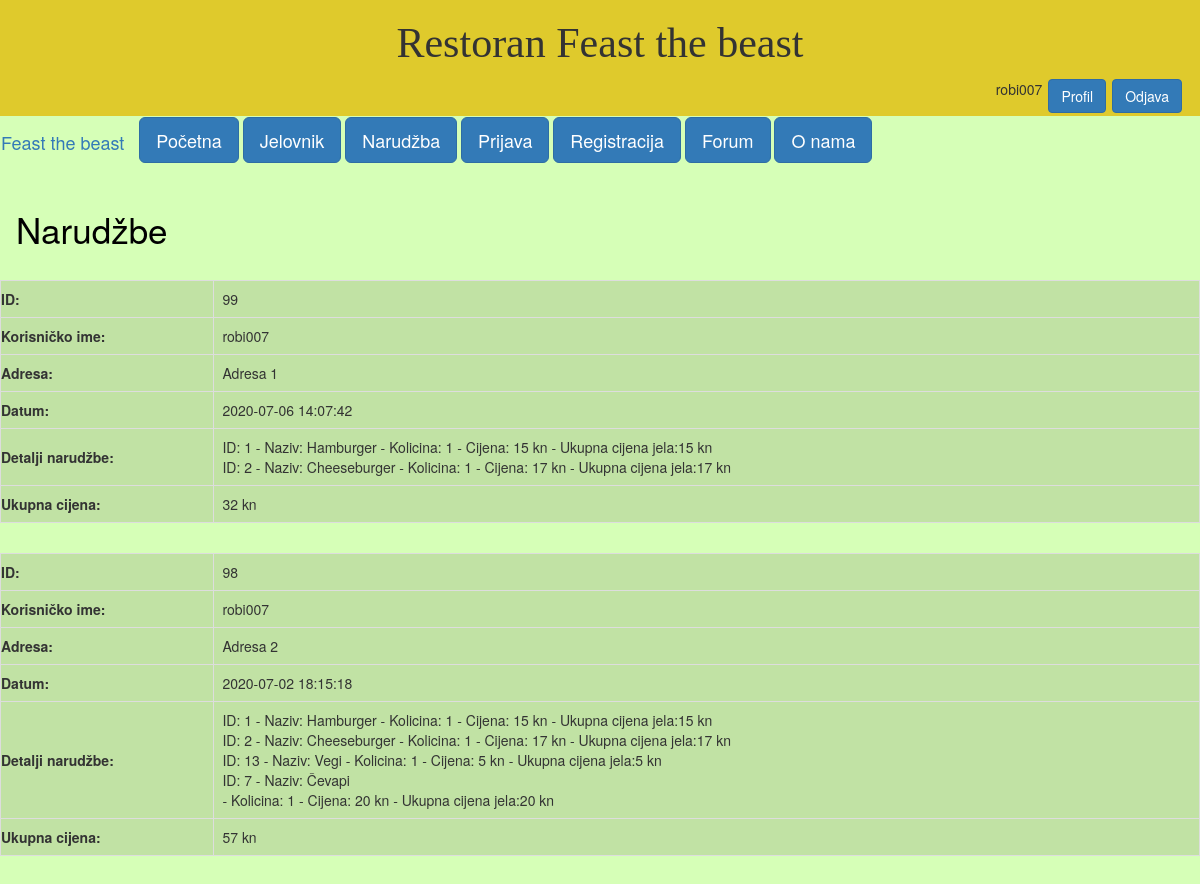
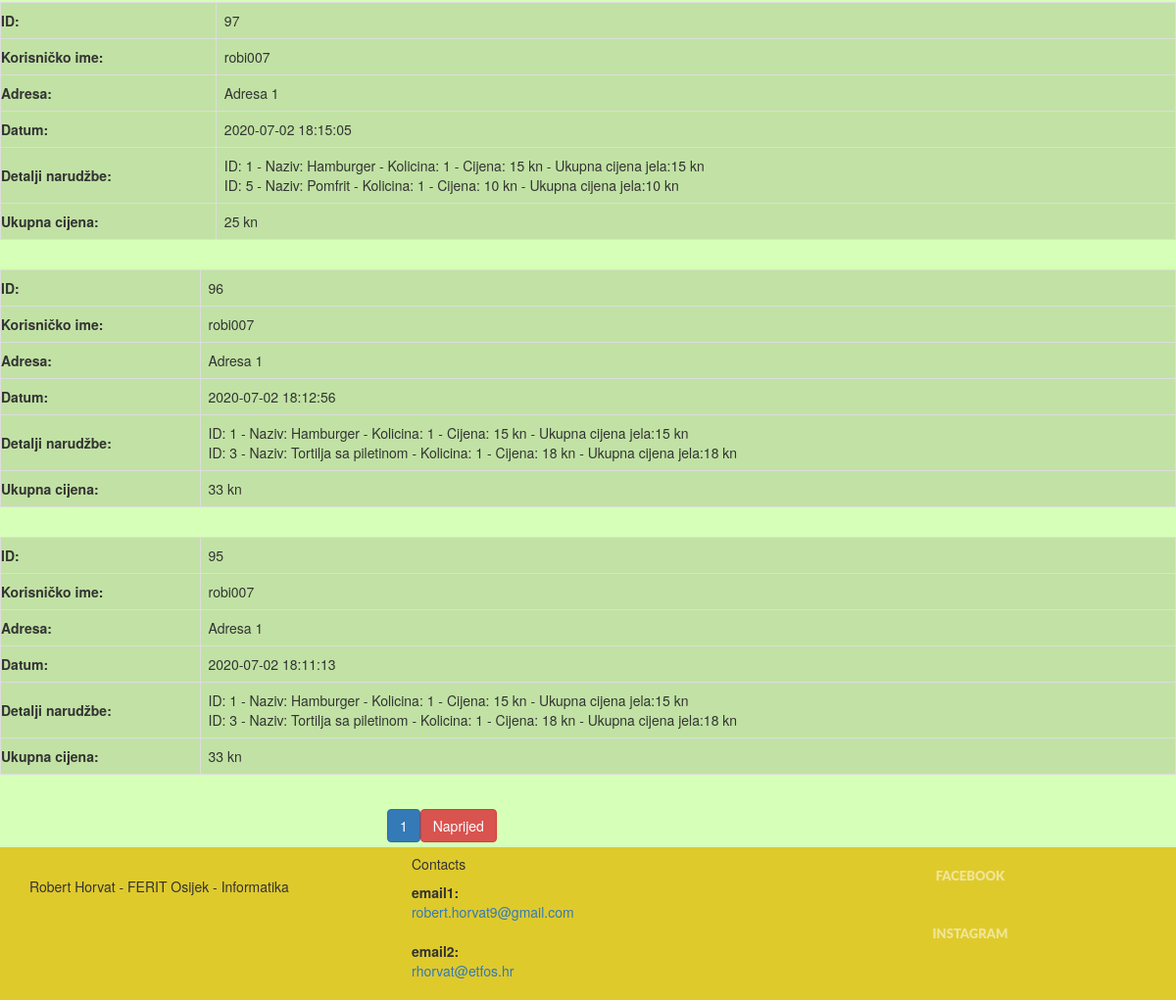
Screenshot of /korisnik_narudzbe.php (signed in) with the database file from the repository (2 pictures, top to bottom).
### tables this page shows
CREATE TABLE `narudzba` (
  `ID` int(250) NOT NULL,
  `Korisnik_id` int(250) NOT NULL,
  `Korisnicko_ime` varchar(250) NOT NULL,
  `Adresa` varchar(250) NOT NULL,
  `Detalji_narudzbe` text NOT NULL,
  `Datum` datetime NOT NULL DEFAULT current_timestamp(),
  `Ukupna_cijena` int(250) NOT NULL
);

### spoj.php (called while the page is built, shortened)
<?php
class DBController {
    private $servername = "localhost";
    private $username = "root";
    private $password = "";
    private $dbname = "restoran_brze_hrane";
    private $conn;
    function __construct() {
		$this->conn = $this->connectDB();
    }
    function connectDB() {
		$conn = mysqli_connect($this->servername,$this->username,$this->password,$this->dbname);
		return $conn;
    }
    function runQuery($query) {
		$result = mysqli_query($this->conn,$query);
		while($row=mysqli_fetch_assoc($result)) {
			$resultset[] = $row;
		}
		if(!empty($resultset))
			return $resultset;
	}
}
?>

### korisnik_narudzbe.php (the view, shortened to what this page needs)
<?php
include 'spoj.php';
if(isset($_SESSION['Korisnicko_ime'])){
    $Korisnicko_ime=$_SESSION['Korisnicko_ime'];
    $Uloga=$_SESSION['Uloga'];
}
	if($Uloga=="Korisnik")
	{
?>
<!DOCTYPE html>
<html>
    <head>
        <link rel="stylesheet"  type="text/css" href="stil1.css">
        <link rel="stylesheet" href="https://maxcdn.bootstrapcdn.com/bootstrap/3.3.7/css/bootstrap.min.css">
        <div id = "naslovni_dio" class = "container-fluid">
            <h1 id="naslov">Restoran Feast the beast</h1>
            <?php
            if(isset($_SESSION['Korisnicko_ime'])){
                echo "<a class='btn btn-primary btn' id ='btn2' href='odjava.php' role='button'>Odjava</a>";
                echo "<a class='btn btn-primary btn' id ='btn2' href='profil.php' role='button'>Profil</a>";
                echo "<p id ='btn2'>{$_SESSION['Korisnicko_ime']}<p>";
            }
        ?>
        </div>
    </head>
<body>
<div id="container">
    <div class = "row">
        <nav class="navbar navbar-light bg-light">
            <div class="container-fluid">
                <div class="navbar-header">
                    <a class="navbar-brand" href="index.php">Feast the beast</a>
                </div>
                <ul class="nav navbar-nav">
                    <a  index = "btn" class="btn btn-primary btn-lg" href="index.php" role="button">Početna</a>
                    <a class="btn btn-primary btn-lg" href="jelovnik.php" role="button">Jelovnik</a>
                    <?php
                        if(isset($_SESSION['Korisnicko_ime'])){
                    ?>
                    <a class="btn btn-primary btn-lg" href="narudžba.php" role="button">Narudžba</a>
                    <?php
                        }
                    ?>
                    <a class="btn btn-primary btn-lg" href="prijava.php" role="button">Prijava</a>
                    <a class="btn btn-primary btn-lg" href="registracija.php" role="button">Registracija</a>
                    <a class="btn btn-primary btn-lg" href="forum.php" role="button">Forum</a>
                    <a class="btn btn-primary btn-lg" href="o_nama.php" role="button">O nama</a>
                </ul>
            </div>
        </nav>
    </div>
    <div class="txt-heading">Narudžbe</div>
    <?php
        require_once('spoj.php');
        require_once('spojZaPrijavuReg.php');
        $db_handle = new DBController();
        if (!isset($_GET['page'])) {
            $page = 1;
        }else{
            $page = $_GET['page'];
        }
        $num_per_page=5;
        $start_from = ($page - 1)*5;
        $narudzba = $db_handle->runQuery("SELECT * FROM `narudzba` WHERE `Korisnicko_ime` = '$Korisnicko_ime' ORDER BY `Datum` DESC LIMIT $start_from, $num_per_page");
        if (!empty($narudzba)) {
            foreach($narudzba as $key=>$value){
    ?>
        <div id="table-narudzba">
        <table class="tbl-narudzba" style="width:100%" cellpadding="4" cellspacing="4">
            <tr>
                <th>ID:</th>
                <td><?php echo $narudzba[$key]["ID"]; ?><br></td>
            </tr>
            <tr>
                <th>Korisničko ime:</th>
                <td><?php echo $narudzba[$key]["Korisnicko_ime"]; ?><br></td>
            </tr>
            <tr>
                <th>Adresa:</th>
                <td><?php echo $narudzba[$key]["Adresa"]; ?><br></td>
            </tr>
            <tr>
                <th>Datum:</th>
                <td><?php echo $narudzba[$key]["Datum"]; ?><br></td>
            </tr>
            <tr>
                <th>Detalji narudžbe:</th>
                <td><?php echo $narudzba[$key]["Detalji_narudzbe"]; ?></td>
            </tr>
            <tr>
                <th>Ukupna cijena:</th>
                <td><?php echo $narudzba[$key]["Ukupna_cijena"]." kn"; ?></td>
            </tr>
        </table>
        <p><br></p>
        </div>
	    <?php
		    }
	    }else {
            die("");
        }
        ?>
        <?php
        $page_query = "SELECT * FROM `narudzba` WHERE `Korisnicko_ime` = '$Korisnicko_ime'";
        $page_result = mysqli_query($conn, $page_query);
        $total_record = mysqli_num_rows($page_result);
        $total_page=ceil($total_record/$num_per_page);
        echo "<div id='pagging'>";
        for($i=1; $i<$total_page; $i++){
            echo "<a href='narudžba.php?page=".$i."' class='btn btn-primary'>$i</a>";
        }
        if($i>$page){
            echo "<a href='narudžba.php?page=".($page+1)."' class='btn btn-danger'>Naprijed</a>";
        }
        echo "</div>";
        ?>
        </div>
        <footer class="section footer-classic context-dark bg-image" style="background: #dfca2c;">
        <div class="container">
          <div class="row row-30">
            <div class="col-md-4 col-xl-5">
              <p><br></p>
              <p>Robert Horvat - FERIT Osijek - Informatika</p>
              <p><br></p>
            </div>
            <div class="col-md-4">
              <h5>Contacts</h5>
              <dl class="contact-list">
                <dt>email1:</dt>
                <dd><a href="mailto:#">robert.horvat9@gmail.com</a></dd>
              </dl>
              <dl class="contact-list">
                <dt>email2:</dt>
                <dd><a href="mailto:#">rhorvat@etfos.hr</a></dd>
              </dl>
            </div>
            <div class="col-md-4">
                <div class="col"><a class="social-inner" href="https://www.facebook.com/robert.horvat.146"><span class="icon mdi mdi-facebook"></span><span>Facebook</span></a></div>
                <div class="col"><a class="social-inner" href="https://www.instagram.com/robert.horvat3/"><span class="icon mdi mdi-instagram"></span><span>instagram</span></a></div>
            </div>
          </div>
        </div>
      </footer>
</body>
</html>
<?php
	}
?>

### stil1.css (style rules this page uses)
#naslovni_dio { background-color:#dfca2c; }
body { background-color: #d6ffb7; }
* { margin:0; padding:0; }
html, body { height: 100%; }
#container { min-height:100%; }
#naslov { text-align: center; font-family:"Impact"; font-size: 300%; }
#btn2 { float: right; margin: 3px; }
.txt-heading { background-color: transparent; color: black; padding: 16px; font-size: 250%; border: none; }
.tbl-narudzba { font-size: 14px; background-color: #c1e2a4; }
.tbl-narudzba td, th { border: 1px solid #dddddd; text-align: left; padding: 8px; }
.social-inner { display: flex; flex-direction: column; align-items: center; width: 100%; padding: 23px; font: 900 13px/1 "Lato", -apple-system, BlinkMacSystemFont, "Segoe UI", Roboto, "Helvetica Neue", Arial, sans-serif; text-transform: uppercase; color: rgba(255, 255, 255, 0.5); }
#pagging { margin: auto; width: 35%; padding: 5px; }

### korisnik_narudzbe.php (style rules this page uses)
body { background-color: #d6ffb7; }

### rows the page displays
narudzba: ID "99", Korisnicko_ime "robi007", Adresa "Adresa 1", Datum "2020-07-06 14:07:42", Detalji_narudzbe "ID: 1 - Naziv: Hamburger - Kolicina: 1 - Cijena: 15 kn - Ukupna cijena jela:15 kn ID: 2 - Naziv: Cheeseburger - Kolicina: 1 - Cijena: 17 kn - Ukupna cijena jela:17 kn", Ukupna_cijena "32"
narudzba: ID "98", Korisnicko_ime "robi007", Adresa "Adresa 2", Datum "2020-07-02 18:15:18", Detalji_narudzbe "ID: 1 - Naziv: Hamburger - Kolicina: 1 - Cijena: 15 kn - Ukupna cijena jela:15 kn ID: 2 - Naziv: Cheeseburger - Kolicina: 1 - Cijena: 17 kn - Ukupna cijena jela:17 kn ID: 13 - Naziv: Vegi - Kolicina: 1 - Cijena: 5 kn - Ukupna cijena jela:5 kn ID: 7 - Naziv: Čevapi - Kolicina: 1 - Cijena: 20 kn - Ukupna cijena jela:20 kn", Ukupna_cijena "57"
narudzba: ID "97", Korisnicko_ime "robi007", Adresa "Adresa 1", Datum "2020-07-02 18:15:05", Detalji_narudzbe "ID: 1 - Naziv: Hamburger - Kolicina: 1 - Cijena: 15 kn - Ukupna cijena jela:15 kn ID: 5 - Naziv: Pomfrit - Kolicina: 1 - Cijena: 10 kn - Ukupna cijena jela:10 kn", Ukupna_cijena "25"
narudzba: ID "96", Korisnicko_ime "robi007", Adresa "Adresa 1", Datum "2020-07-02 18:12:56", Detalji_narudzbe "ID: 1 - Naziv: Hamburger - Kolicina: 1 - Cijena: 15 kn - Ukupna cijena jela:15 kn ID: 3 - Naziv: Tortilja sa piletinom - Kolicina: 1 - Cijena: 18 kn - Ukupna cijena jela:18 kn", Ukupna_cijena "33"
narudzba: ID "95", Korisnicko_ime "robi007", Adresa "Adresa 1", Datum "2020-07-02 18:11:13", Detalji_narudzbe "ID: 1 - Naziv: Hamburger - Kolicina: 1 - Cijena: 15 kn - Ukupna cijena jela:15 kn ID: 3 - Naziv: Tortilja sa piletinom - Kolicina: 1 - Cijena: 18 kn - Ukupna cijena jela:18 kn", Ukupna_cijena "33"

### other values shown
$_SESSION['Korisnicko_ime'] "robi007"
